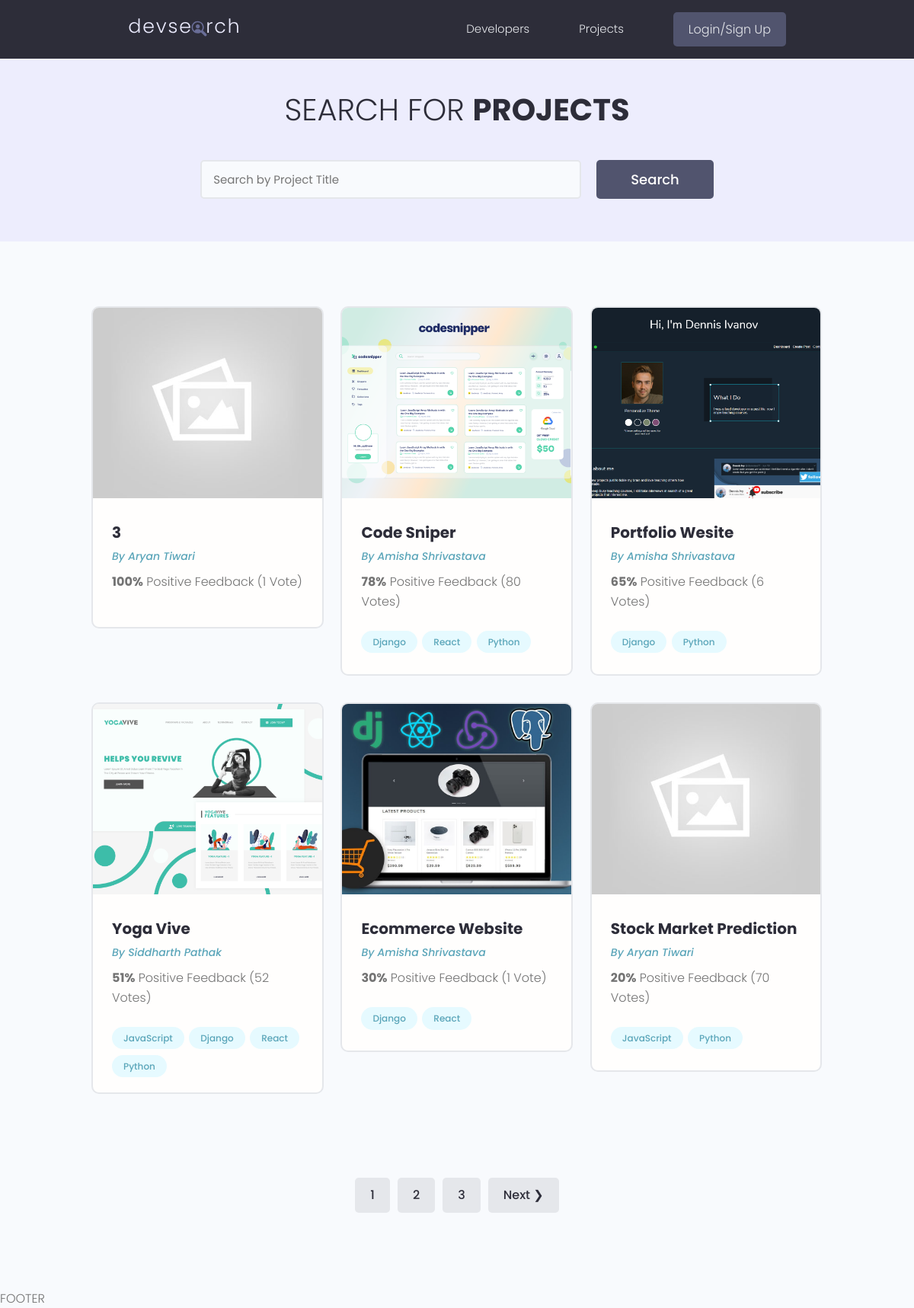
/projects/, run on the app's committed database.
### projects/models.py (models this page shows, shortened)
class Project(models.Model):
    owner = models.ForeignKey(Profile, null=True, blank=True, on_delete=models.SET_NULL)
    title = models.CharField(max_length=200)
    description = models.TextField(null=True, blank=True) # not necessary
    featured_image = models.ImageField(null=True, blank=True, default="default.jpg")
    demo_link = models.CharField(max_length=2000, null=True, blank=True)
    source_link = models.CharField(max_length=2000, null=True, blank=True)
    tag = models.ManyToManyField('Tag', blank=True)
    vote_total = models.IntegerField(default=0, null=True, blank=True)
    vote_ratio = models.IntegerField(default=0, null=True, blank=True)
    created = models.DateTimeField(auto_now_add=True)
    id = models.UUIDField(default=uuid.uuid4, unique=True, primary_key=True, editable=False)
    class Meta:
        ordering = ['-vote_ratio','-vote_total', 'title']

class Tag(models.Model):
    name = models.CharField(max_length=200)
    created = models.DateTimeField(auto_now_add=True)
    id = models.UUIDField(default=uuid.uuid4, unique=True, primary_key=True, editable=False)
    def __str__(self):
        return self.name

### users/models.py (models this page shows, shortened)
class Profile(models.Model):
    user = models.OneToOneField(User, on_delete=models.CASCADE, null=True, blank=True)
    name = models.CharField(max_length=200, blank=True, null=True) #character field need max length
    email = models.EmailField(max_length=500, blank=True, null=True)
    username = models.CharField(max_length=200, blank=True, null=True)
    location = models.CharField(max_length=200, blank=True, null=True)
    short_intro = models.CharField(max_length=200, blank=True, null=True)
    bio = models.TextField(blank=True, null=True)
    profile_image = models.ImageField(null=True, blank=True, upload_to='profiles/', default='profiles/user-default.png') #requires image processig library pillow by default image goes to static folder
    social_github = models.CharField(max_length=200, blank=True, null=True)
    social_linkedin = models.CharField(max_length=200, blank=True, null=True)
    social_website = models.CharField(max_length=200, blank=True, null=True)
    social_twitter = models.CharField(max_length=200, blank=True, null=True)
    created = models.DateTimeField(auto_now_add=True)
    id = models.UUIDField(default=uuid.uuid4, unique=True, primary_key=True, editable=False)

### projects/views.py (the view)
# urls.py: path('projects/', include('projects.urls')),
def projects(request):
    projects,search_query = searchProjects(request)
    custom_range,projects = paginateProjects(request, projects,6)
    context = {'projects' : projects, 'search_query':search_query, 'custom_range':custom_range}
    return render(request, 'projects/projects.html',context)

### projects/utils.py (called while the page is built)
def paginateProjects(request, projects, results):
    page = request.GET.get('page')
    paginator = Paginator(projects, results)
    try:
        projects = paginator.page(page)
    except PageNotAnInteger:
        page = 1
        projects = paginator.page(page)
    except EmptyPage:
        projects = paginator.page(paginator.num_pages)
    left_index = (int(page)-4)
    if left_index<1:
        left_index=1
    right_index = (int(page)+5)
    if right_index>paginator.num_pages:
        right_index=paginator.num_pages
    custom_range = range(left_index,right_index+1)
    return custom_range, projects

def searchProjects(request):
    search_query = ''
    if request.GET.get('search_query'):
        search_query = request.GET.get('search_query')
    tag = Tag.objects.filter(name__icontains=search_query)
    projects = Project.objects.distinct().filter(
        Q(title__icontains=search_query)|
        Q(description__icontains=search_query)|
        Q(owner__name__icontains=search_query)|
        Q(tag__in=tag)
    )
    return projects,search_query

### projects/templates/projects/projects.html (shortened to what this page needs)
{% extends "main.html"%}
{% block content %}
<main class="projects">
    <section class="hero-section text-center">
      <div class="container container--narrow">
        <div class="hero-section__box">
          <h2>Search for <span>Projects</span></h2>
        </div>
        <div class="hero-section__search">
          <form id='searchForm' class="form" action="{% url 'projects'%}" method="get">
            <div class="form__field">
              <input class="input input--text" id="formInput#search" type="text" name="search_query"
                value="{{search_query}}" placeholder="Search by Project Title" />
            </div>
            <input class="btn btn--sub btn--lg" type="submit" value="Search" />
          </form>
        </div>
      </div>
    </section>
    <section class="projectsList">
      <div class="container">
        <div class="grid grid--three">
          {% for project in projects%}
          <div class="column">
            <div class="card project">
              <a href={% url 'project' project.id%} class="project">
                <img class="project__thumbnail" src="{{project.featured_image.url}}" alt="project thumbnail" />
                <div class="card__body">
                  <h3 class="project__title">{{project.title}}</h3>
                  <p><a class="project__author" href={% url 'user-profile' project.owner.id%}>By {{project.owner.name}}</a></p>
                  <p class="project--rating">
                    <span style="font-weight: bold;">{{project.vote_ratio}}%</span> Positive
                    Feedback ({{project.vote_total}} Vote{{project.vote_total|pluralize:"s"}})
                  </p>
                  <div class="project__tags">
                    {% for tag in project.tag.all%}
                    <span class="tag tag--pill tag--main">
                      <small>{{tag}}</small>
                    </span>
                    {% endfor %}
                  </div>
                </div>
            </div>
          </div>
          {% endfor %}
    </section>
    {% include 'pagination.html' with queryset=projects custom_range=custom_range %}
</main>
{% endblock %}

### static/styles/app.css (style rules this page uses)
:root { --color-sub: #2d2d39; }
.btn--sub { background-color: var(--color-sub-light); }
.card { border: 2px solid var(--color-light); }
img { width: 100%; }
.hero-section { height: 40vh; display: flex; align-items: center; background-color: var(--color-sub); }
.hero-section__box { margin-bottom: 4rem; }
.hero-section__box > h2, .hero-section__box > h2 > span { font-size: 4rem; color: var(--color-light); line-height: 1.3; text-transform: uppercase; }
.hero-section__box > h2 { font-weight: 300; }
.hero-section__box > h2 > span { font-weight: 700; }
.hero-section__search > .form { display: flex; align-items: center; justify-content: center; gap: 2rem; }
.hero-section__search > .form input.input--text { width: 50rem; }
.project__author { font-size: 1.4rem; font-style: italic; }
.project--rating { margin-bottom: 1.6em; margin-top: .5em; }
.projects > .hero-section { background: var(--color-sub-lighter); height: 30vh; }
.projects .hero-section__box { margin-bottom: 2.5rem; }
.projects .hero-section__box > h2 { color: var(--color-sub); }
.projects .hero-section__box > h2 > span { font-weight: 700; color: var(--color-sub); }
.projectsList { margin-top: 8rem; }
.project__thumbnail { height: 25rem; object-fit: cover; object-position: top center; }
.project__title { font-size: 2rem; font-weight: 700; color: var(--color-sub); }

### static/uikit/styles/modules/_variables.css (style rules this page uses)
:root { --color-main: #5aa5b9; --color-main-light: #e6faff; --color-sub: #3f4156; --color-sub-light: #51546e; --color-sub-lighter: #ededfd; --color-text: #737373; --color-gray: #8b8b8b; --color-light: #e5e7eb; --color-light-gray: #767676; --color-bg: #f8fafd; --color-white: #fffefd; --color-white-light: #f3f3f3; --color-success: #359e64; --color-success-bg: #def8e8; --color-error: #fc4b0b; --color-error-bg: #fff2ee; --font-base: 'Poppins', arial, helvetica, 'Segoe UI', roboto, ubuntu, sans-serif; --font-monospace: 'Fira Code', 'Courier New', courier, monospace; --font-regular: 300; --font-medium: 500; --font-bold: 700; --generic-shadow: 1px 1px 5px #00000010; --generic-transition: all 0.3s ease-in-out; }

### static/uikit/styles/modules/_base.css (style rules this page uses)
* { margin: 0; padding: 0; box-sizing: border-box; text-rendering: optimizeLegibility; color: inherit; font-size: inherit; }
html { font-size: 50%; }
@media only screen and (min-width: 480px) { html { font-size: 56.25%; } }
@media only screen and (min-width: 1200px) { html { font-size: 62.5%; } }
body { line-height: 1.6; font-weight: 400; font-size: 1.5rem; color: var(--color-text); background-color: var(--color-bg); min-height: 100vh; }

### static/uikit/styles/modules/_typography.css (style rules this page uses)
* { font-family: var(--font-base); }
h2 { font-size: 3.6rem; font-weight: var(--font-bold); }
h3 { font-size: 3.2rem; font-weight: var(--font-medium); }
p, span, strong { font-size: 1.6rem; color: var(--color-text); font-weight: var(--font-regular); }
a { padding-bottom: 2px; text-decoration: none; display: inline-block; color: var(--color-main); font-weight: var(--font-medium); }

### static/uikit/styles/modules/_utilities.css (style rules this page uses)
.container { width: 92%; max-width: 165rem; margin: 0 auto; box-sizing: border-box; }
.container--narrow { width: 92%; max-width: 120rem; }
@media screen and (min-width: 1000px) { .container { width: 90%; } }
@media screen and (min-width: 1000px) { .container--narrow { width: 85%; } }
@media screen and (min-width: 1200px) { .container { width: 80%; } }
@media screen and (min-width: 1200px) { .container--narrow { width: 72%; } }
.text-center { text-align: center; }

### static/uikit/styles/modules/_button.css (style rules this page uses)
.btn { display: inline-block; position: relative; cursor: pointer; background-color: var(--color-light); font-weight: var(--font-medium); color: var(--color-sub); text-decoration: none; padding: 1rem 2rem; border-radius: 0.5rem; border: none; width: -webkit-fit-content; width: -moz-fit-content; width: fit-content; height: -webkit-fit-content; height: -moz-fit-content; height: fit-content; font-size: 1.6rem; outline-width: 0; outline-color: transparent; -webkit-backface-visibility: hidden; backface-visibility: hidden; transition: all 0.3s ease-in-out; }
.btn--sub { background-color: var(--color-sub); color: var(--color-white); }
.btn--lg { font-size: 1.8rem; padding: 1.2rem 4.5rem; }

### static/uikit/styles/modules/_card.css (style rules this page uses)
.card { border-radius: 1rem; background-color: var(--color-white); border: 1.5px solid var(--color-light); width: auto; height: auto; margin-top: 0.5rem; margin-bottom: 0.5rem; overflow: hidden; }
.card__body, .card__header { padding: 2rem 2.5rem; }

### data on the page
Project: featured_image (placeholder picture), title "3", owner.name "Aryan Tiwari", vote_ratio "100", vote_total "1"
Project: featured_image (picture), title "Code Sniper", owner.name "Amisha Shrivastava", vote_ratio "78", vote_total "80"
Tag: name "Django"
Tag: name "React"
Tag: name "Python"
Project: featured_image (picture), title "Portfolio Wesite", owner.name "Amisha Shrivastava", vote_ratio "65", vote_total "6"
Project: featured_image (picture), title "Yoga Vive", owner.name "Siddharth Pathak", vote_ratio "51", vote_total "52"
Tag: name "JavaScript"
Project: featured_image (picture), title "Ecommerce Website", owner.name "Amisha Shrivastava", vote_ratio "30", vote_total "1"
Project: featured_image (placeholder picture), title "Stock Market Prediction", owner.name "Aryan Tiwari", vote_ratio "20", vote_total "70"

### other printed values
{{ page }} "1"
{{ page }} "2" "3"
